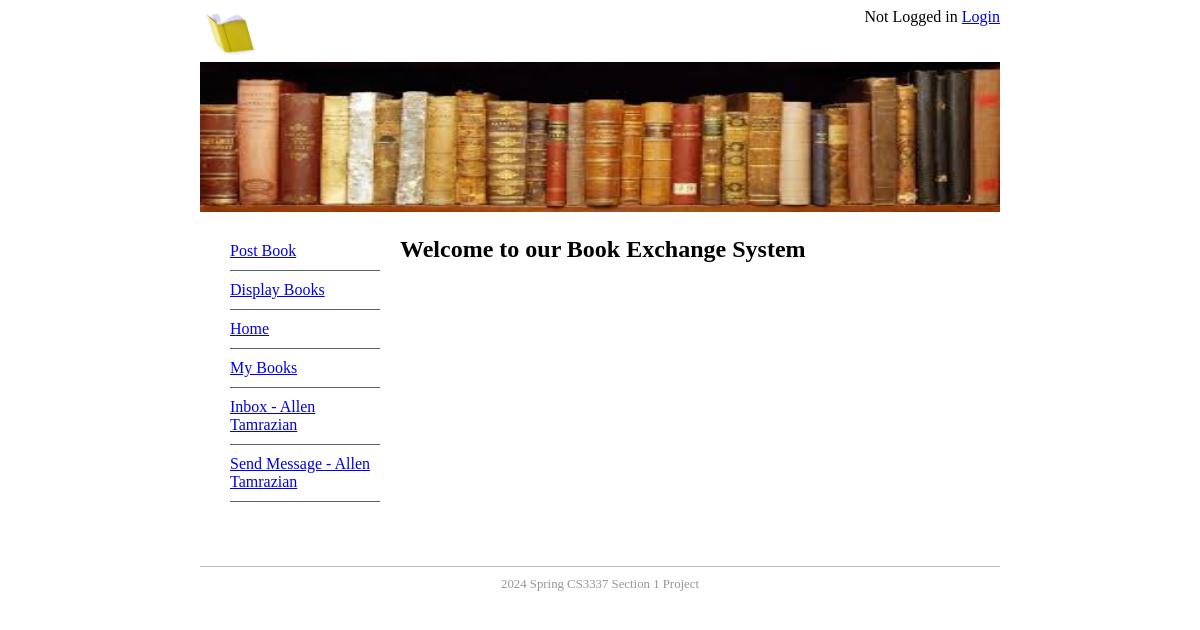
The page / on the database its author committed.
### bookMng/models.py (models this page shows, shortened)
class MainMenu(models.Model):
    item = models.CharField(max_length=200, unique=True)
    link = models.CharField(max_length=200, unique=True)

### bookMng/views.py (the view)
# urls.py: path('', views.index, name='index'),
def index(request):
   return render(request,
                 'bookMng/index.html',
                 {
                    'item_list': MainMenu.objects.all()
                 })

### bookEx/templates/bookMng/index.html
{% extends "base.html" %}
{% load static %}
{% block sidenav %}
    {% for item in item_list %}
        <li>
            <a href="{{ item.link }}">{{item.item}} </a>
        </li>
    {% endfor %}
{% endblock sidenav %}
{% block content%}
    <h1>Welcome to our Book Exchange System</h1>
{% endblock content %}

### bookEx/static/main.css (style rules this page uses)
#nav li { padding-top: 10px; padding-bottom: 10px; font-size: 1em; list-style-type: none; border-bottom: thin solid #5F5F5F; color: #4C4C4C; left: 0px; list-style-position: inside; margin-left: -10px; }

### rows shown on the page
MainMenu: item "Post Book"
MainMenu: item "Display Books"
MainMenu: item "Home"
MainMenu: item "My Books"
MainMenu: item "Inbox - Allen Tamrazian"
MainMenu: item "Send Message - Allen Tamrazian"
